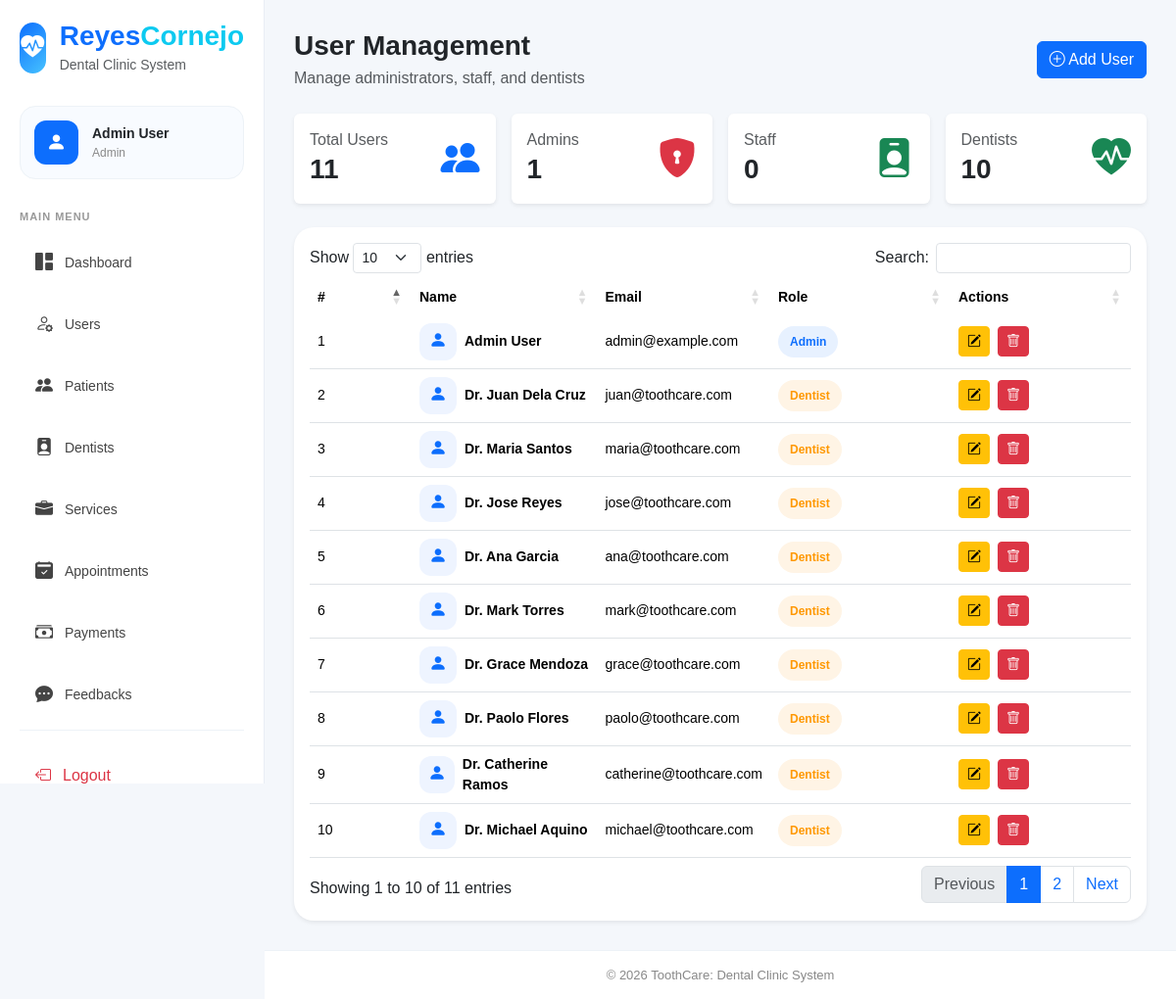
Screenshot of /public/admin/users/index.php (signed in) with the database file from the repository.
### tables this page shows
CREATE TABLE
    users (
        id INT AUTO_INCREMENT PRIMARY KEY,
        name VARCHAR(100),
        email VARCHAR(100) UNIQUE,
        password VARCHAR(255),
        role ENUM ('admin', 'dentist', 'staff') DEFAULT 'staff',
        created_at TIMESTAMP DEFAULT CURRENT_TIMESTAMP
    );

### models/Database.php (called while the page is built, shortened)
<?php
class Database {
    protected PDO $conn;
    public function __construct() {
        $this->conn = new PDO(
            'mysql:host=localhost;dbname=toothcare;charset=utf8',
            'root',
            '',
            [
                PDO::ATTR_ERRMODE => PDO::ERRMODE_EXCEPTION,
                PDO::ATTR_DEFAULT_FETCH_MODE => PDO::FETCH_ASSOC
            ]
        );
    }
    protected function fetchAll($sql, $params = []) {
        $stmt = $this->conn->prepare($sql);
        $stmt->execute($params);
        return $stmt->fetchAll();
    }
}

### models/BaseModel.php (called while the page is built, shortened)
<?php
require_once "Database.php";
class BaseModel extends Database {
    protected $table;
    public function all() {
        return $this->fetchAll("
            SELECT *
            FROM {$this->table}
        ");
    }
}

### public/admin/users/index.php (the view, shortened to what this page needs)
<?php
$userClass = new User();
$users = $userClass->all();
$totalUsers = count($users);
$admins = count(array_filter($users, fn($u) => $u['role'] === 'admin'));
$staff = count(array_filter($users, fn($u) => $u['role'] === 'staff'));
$dentists = count(array_filter($users, fn($u) => $u['role'] === 'dentist'));
Component::sidebar();
?>
<div class="main-wrapper">
    <div class="content">
        <div class="dashboard-header mb-4">
            <div>
                <h3 class="fw-bold mb-1">
                    User Management
                </h3>
                <p class="text-muted mb-0">
                    Manage administrators, staff, and dentists
                </p>
            </div>
            <a href="<?= PROJECT_BASE ?>admin/users/create"
                class="btn btn-primary">
                <i class="bi bi-plus-circle"></i>
                Add User
            </a>
        </div>
        <div class="row g-3 mb-4">
            <div class="col-md-3">
                <div class="card border-0 shadow-sm">
                    <div class="card-body d-flex justify-content-between align-items-center">
                        <div>
                            <h6 class="text-muted mb-1">Total Users</h6>
                            <h3 class="fw-bold mb-0"><?= $totalUsers ?></h3>
                        </div>
                        <div class="fs-1 text-primary">
                            <i class="bi bi-people-fill"></i>
                        </div>
                    </div>
                </div>
            </div>
            <div class="col-md-3">
                <div class="card border-0 shadow-sm">
                    <div class="card-body d-flex justify-content-between align-items-center">
                        <div>
                            <h6 class="text-muted mb-1">Admins</h6>
                            <h3 class="fw-bold mb-0"><?= $admins ?></h3>
                        </div>
                        <div class="fs-1 text-danger">
                            <i class="bi bi-shield-lock-fill"></i>
                        </div>
                    </div>
                </div>
            </div>
            <div class="col-md-3">
                <div class="card border-0 shadow-sm">
                    <div class="card-body d-flex justify-content-between align-items-center">
                        <div>
                            <h6 class="text-muted mb-1">Staff</h6>
                            <h3 class="fw-bold mb-0"><?= $staff ?></h3>
                        </div>
                        <div class="fs-1 text-success">
                            <i class="bi bi-person-badge-fill"></i>
                        </div>
                    </div>
                </div>
            </div>
            <div class="col-md-3">
                <div class="card border-0 shadow-sm">
                    <div class="card-body d-flex justify-content-between align-items-center">
                        <div>
                            <h6 class="text-muted mb-1">Dentists</h6>
                            <h3 class="fw-bold mb-0"><?= $dentists ?></h3>
                        </div>
                        <div class="fs-1 text-success">
                            <i class="bi bi-heart-pulse-fill"></i>
                        </div>
                    </div>
                </div>
            </div>
        </div>
        <div class="card border-0 shadow-sm dashboard-panel">
            <div class="card-body">
                <div class="table-responsive">
                    <table class="table align-middle small" id="usersTable">
                        <thead>
                            <tr>
                                <th width="70">#</th>
                                <th>Name</th>
                                <th>Email</th>
                                <th width="150">Role</th>
                                <th width="150">Actions</th>
                            </tr>
                        </thead>
                        <tbody>
                            <?php foreach ($users as $row): ?>
                                <tr>
                                    <td><?= $row['id'] ?></td>
                                    <td>
                                        <div class="d-flex align-items-center gap-2">
                                            <div class="user-avatar-table">
                                                <i class="bi bi-person-fill"></i>
                                            </div>
                                            <div>
                                                <div class="fw-semibold">
                                                    <?= htmlspecialchars($row['name']) ?>
                                                </div>
                                            </div>
                                        </div>
                                    </td>
                                    <td><?= htmlspecialchars($row['email']) ?></td>
                                    <td>
                                        <span class="badge-role badge-role-<?= $row['role'] ?>"><?= ucfirst($row['role']) ?></span>
                                    </td>
                                    <td>
                                        <div class="d-flex gap-2">
                                            <a href="<?= PROJECT_BASE ?>admin/users/edit?id=<?= $row['id'] ?>"
                                                class="btn btn-warning btn-sm">
                                                <i class="bi bi-pencil-square"></i>
                                            </a>
                                            <button
                                                type="button"
                                                class="btn btn-danger btn-sm btn-delete-user"
                                                data-id="<?= $row['id'] ?>"
                                                data-name="<?= htmlspecialchars($row['name']) ?>">
                                                <i class="bi bi-trash"></i>
                                            </button>
                                        </div>
                                    </td>
                                </tr>
                            <?php endforeach; ?>
                        </tbody>
                    </table>
                </div>
            </div>
        </div>
    </div>

### app/views/sidebar.php (shortened to what this page needs)
<?php
$user = $_SESSION['user'] ?? [];
$role = $user['role'] ?? '';
?>
<div class="sidebar">
    <div class="brand-section">
        <div class="brand-logo">
            <i class="bi bi-heart-pulse-fill"></i>
        </div>
        <div>
            <h3 class="fw-bold text-primary mb-0">
                <?= BRAND_NAME_FIRST ?><span class="text-info"><?= BRAND_NAME_SECOND ?></span>
            </h3>
            <small class="text-muted">
                Dental Clinic System
            </small>
        </div>
    </div>
    <div class="user-card">
        <div class="user-avatar">
            <i class="bi bi-person-fill"></i>
        </div>
        <div class="user-info">
            <div class="user-name">
                <?= htmlspecialchars($user['name'] ?? '') ?>
            </div>
            <div class="user-role text-capitalize">
                <?= htmlspecialchars($role) ?>
            </div>
        </div>
    </div>
    <div class="menu-label">
        MAIN MENU
    </div>
    <div class="sidebar-menu">
    </div>
    <div class="sidebar-footer">
        <a href="<?= PROJECT_BASE ?>logout" class="logout-btn">
            <i class="bi bi-box-arrow-left"></i>
            <span>Logout</span>
        </a>
    </div>
</div>

### public/assets/css/layout.css (style rules this page uses)
body { margin: 0; background: #f4f7fb; font-family: Arial, sans-serif; }
.sidebar { width: 270px; height: 100vh; position: fixed; left: 0; top: 0; background: #ffffff; border-right: 1px solid #e9eef5; display: flex; flex-direction: column; padding: 20px; z-index: 1000; }
.brand-section { display: flex; align-items: center; gap: 14px; margin-bottom: 30px; }
.brand-logo { width: 52px; height: 52px; border-radius: 14px; background: linear-gradient(135deg, #0d6efd, #46c2ff); color: white; display: flex; align-items: center; justify-content: center; font-size: 24px; }
.user-card { background: #f8fbff; border: 1px solid #edf2f7; border-radius: 16px; padding: 14px; display: flex; align-items: center; gap: 14px; margin-bottom: 30px; }
.user-avatar { width: 45px; height: 45px; border-radius: 12px; background: #0d6efd; color: white; display: flex; align-items: center; justify-content: center; font-size: 20px; }
.user-name { font-weight: 600; font-size: 14px; }
.user-role { font-size: 12px; color: #888; }
.menu-label { font-size: 11px; font-weight: 700; color: #999; margin-bottom: 12px; letter-spacing: 1px; }
.sidebar-menu { flex: 1; }
.sidebar-footer { padding-top: 20px; border-top: 1px solid #edf2f7; }
.logout-btn { display: flex; align-items: center; gap: 12px; text-decoration: none; padding: 14px 16px; border-radius: 14px; color: #dc3545; transition: 0.2s ease; font-weight: 500; }
.main-wrapper { margin-left: 270px; min-height: 100vh; display: flex; flex-direction: column; }
.content { flex: 1; padding: 30px; }

### public/assets/css/dashboard.css (style rules this page uses)
.dashboard-header { display: flex; justify-content: space-between; align-items: center; gap: 15px; }
.dashboard-panel { border-radius: 20px; }

### public/admin/users/index.php (style rules this page uses)
.user-avatar-table { width: 38px; height: 38px; border-radius: 12px; background: #eef4ff; color: #0d6efd; display: flex; align-items: center; justify-content: center; font-size: 18px; }
.badge-role { display: inline-block; padding: 7px 12px; border-radius: 30px; font-size: 12px; font-weight: 600; }
.badge-role-admin { background: #e7f1ff; color: #0d6efd; }
.badge-role-dentist { background: #fff4e5; color: #ff9800; }
table.dataTable thead th { border-bottom: none !important; }

### rows the page displays
users: name "Admin User", role "Admin", id "1", email "admin@example.com"
users: id "2", name "Dr. Juan Dela Cruz", email "juan@toothcare.com", role "Dentist"
users: id "3", name "Dr. Maria Santos", email "maria@toothcare.com", role "Dentist"
users: id "4", name "Dr. Jose Reyes", email "jose@toothcare.com", role "Dentist"
users: id "5", name "Dr. Ana Garcia", email "ana@toothcare.com", role "Dentist"
users: id "6", name "Dr. Mark Torres", email "mark@toothcare.com", role "Dentist"
users: id "7", name "Dr. Grace Mendoza", email "grace@toothcare.com", role "Dentist"
users: id "8", name "Dr. Paolo Flores", email "paolo@toothcare.com", role "Dentist"
users: id "9", name "Dr. Catherine Ramos", email "catherine@toothcare.com", role "Dentist"
users: id "10", name "Dr. Michael Aquino", email "michael@toothcare.com", role "Dentist"

### other values shown
BRAND_NAME_FIRST "Reyes"
BRAND_NAME_SECOND "Cornejo"
$title "Dashboard"
$title "Users"
$title "Patients"
$title "Dentists"
$title "Services"
$title "Appointments"
$title "Payments"
$title "Feedbacks"
$totalUsers "11"
$admins "1"
$staff "0"
$dentists "10"
BRAND_NAME "ToothCare"
